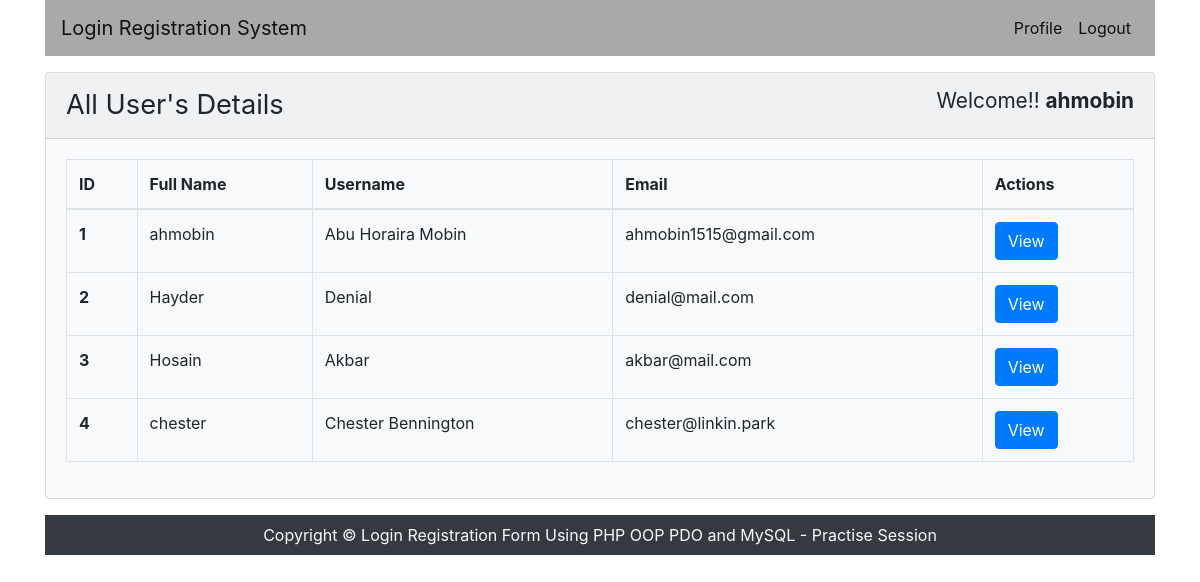
/index.php (signed in), run on the app's committed database.
### tables this page shows
CREATE TABLE `users` (
  `user_id` int(11) NOT NULL,
  `user_full_name` varchar(255) NOT NULL,
  `user_name` varchar(255) NOT NULL,
  `user_email` varchar(255) NOT NULL,
  `user_password` varchar(255) NOT NULL
);

### inc/Session.php (called while the page is built, shortened)
<?php
class Session{
    public static function get($key){
        if(isset($_SESSION[$key])){
            return $_SESSION[$key];
        }else{
            return false;
        }
    }
}

### inc/User.php (called while the page is built, shortened)
<?php
include 'Database.php';
include_once 'Session.php';
class User{
    private $db_conn;
    public function __construct(){
        $this->db_conn = new Database();
    }
    public function getUsersData(){
        $sql = "SELECT * FROM users ORDER BY user_id ASC";
        $query = $this -> db_conn -> pdo -> prepare($sql);
        $query -> execute();
        $result = $query -> fetchAll();
        return $result;
    }
}

### inc/Database.php (called while the page is built)
<?php
class Database{
    private $hostname = "localhost";
    private $username = "root";
    private $password = "";
    private $dbname   = "oop_login_reg";
    public $pdo;
    public function __construct(){
        if(!isset($this -> pdo)){
            try{
                $conn = new PDO("mysql:host=".$this->hostname.";dbname=".$this->dbname,$this->username,$this->password);
                $conn -> setAttribute(PDO::ATTR_ERRMODE, PDO::ERRMODE_EXCEPTION);
                $conn -> exec("SET CHARACTER SET utf8");
                $this -> pdo = $conn;
            }catch (PDOException $error){
                echo "Database Connection Not Established ".$error->getMessage();
            }
        }
    }
}

### index.php (the view, shortened to what this page needs)
<?php
include 'header.php';
include 'inc/User.php';
?>
    <section>
        <div class="card bg-light my-3">
            <div class="card-header">
                <p class="heading2">All User's Details</p> <span class="card_header_right">Welcome!!  <b>
                        <?php
                            $user = Session::get("userName");
                            if(isset($user)){
                                echo $user;
                            }
                        ?>
                </b></span>
            </div>
            <div class="card-body">
                <table class="table table-bordered">
                    <thead>
                    <tr>
                        <th scope="col">ID</th>
                        <th scope="col">Full Name</th>
                        <th scope="col">Username</th>
                        <th scope="col">Email</th>
                        <th scope="col">Actions</th>
                    </tr>
                    </thead>
                    <tbody>
                    <?php
                        $user = new User();
                        $userData = $user -> getUsersData();
                        if($userData == true){
                            $i = 0;
                            foreach ($userData as $data){
                                $i++; ?>
                    <tr>
                        <th scope="row"><?php echo $i ?></th>
                        <td><?php echo $data['user_name'] ?></td>
                        <td><?php echo $data['user_full_name'] ?></td>
                        <td><?php echo $data['user_email'] ?></td>
                        <td><a href="profile.php?id=<?php echo $data['user_id'] ?>" class="btn btn-primary">View</a></td>
                    </tr>
                    <?php }
                        }else{ ?>
                            <tr>
                                <td colspan="5">No Data Found</td>
                            </tr>
                    <?php  } ?>
                    </tbody>
                </table>
            </div>
        </div>
    </section> <section></section>
<?php
include 'footer.php';
?>

### header.php (shortened to what this page needs)
<?php
include_once 'inc/Session.php';
?>
<!doctype html>
<html lang="en">
<head>
    <link rel="stylesheet" href="https://stackpath.bootstrapcdn.com/bootstrap/4.3.1/css/bootstrap.min.css">
    <link rel="stylesheet" href="assets/css/style.css">
</head>
<body class="container">
<header>
    <nav class="navbar navbar-expand-lg navbar-light">
        <a class="navbar-brand" href="index.php">Login Registration System</a>
        <div class="collapse navbar-collapse" id="navbarSupportedContent">
            <ul class="navbar-nav ml-auto">
                <?php
                    $id = Session::get("userId");
                    $userLogged = Session::get("login");
                    if($userLogged == true){
                ?>
                <li class="nav-item active">
                    <a class="nav-link" href="profile.php?id=<?php echo $id ?>">Profile</a>
                </li>
                <li class="nav-item active">
                    <a class="nav-link" href="?action=logout">Logout</a>
                </li>
                <?php } ?>
            </ul>
        </div>
    </nav>
</header>

### footer.php (shortened to what this page needs)
<footer class="mb-0">
    <p class="text-center bg-dark text-light py-2 mb-1">Copyright &copy; Login Registration Form Using PHP OOP PDO and MySQL - Practise Session</p>
</footer>
</body>
</html>

### assets/css/style.css (style rules this page uses)
.navbar { background-color: darkgray; }
.heading2 { font-size: 1.7em; display: inline; }
.card_header_right { font-size: 1.3em; float: right; }

### data on the page
users: user_name "ahmobin", user_full_name "Abu Horaira Mobin", user_email "ahmobin1515@gmail.com"
users: user_name "Hayder", user_full_name "Denial", user_email "denial@mail.com"
users: user_name "Hosain", user_full_name "Akbar", user_email "akbar@mail.com"
users: user_name "chester", user_full_name "Chester Bennington", user_email "chester@linkin.park"

### other printed values
$user "ahmobin"
